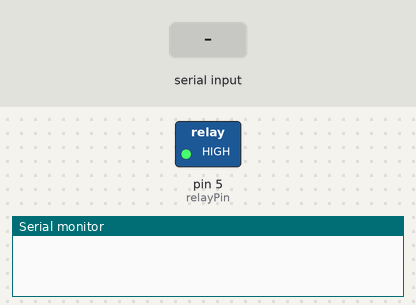
Bench run of a sketch on a simulated Arduino Uno, built with avr-gcc and run on an emulated ATmega328P. Parts: switched loads named in the sketch (green lamp = pin HIGH), the last lines printed to the serial monitor. Inputs (shaded band) come from the test bench.

Above: at 1.2 s.
1.3 s: "up\n" received over Serial
At 1.9 s:
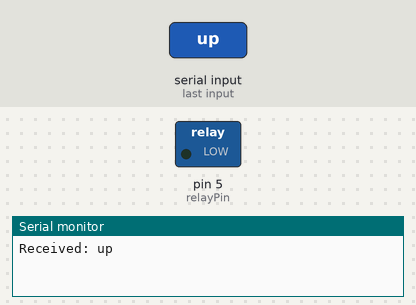
4.3 s: "1\n" received over Serial
Timing chart, 0 to 7.3 s (numbered marks = the images above; inputs shaded):
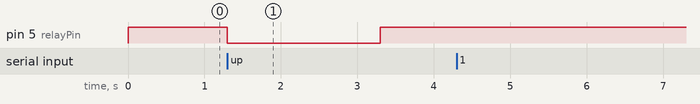

Measured:
- after the input at 1.3 s, pin 5 (relayPin): HIGH → LOW at once, → HIGH 2.0 s later

The sketch:

RelayCtrl.ino
```cpp
// Define the pin connected to the relay module
const int relayPin = 5; // Change this to match the pin you're using
volatile bool triggerRelay = false; // Flag to indicate if the relay should be triggered

void setup() {
  // Set the relay pin as an OUTPUT
  pinMode(relayPin, OUTPUT);
  digitalWrite(relayPin, HIGH);
  // Initialize serial communication
  Serial.begin(115200);

  // Attach an interrupt to trigger when serial data is available
  attachInterrupt(digitalPinToInterrupt(0), triggerInterrupt, CHANGE);
}

void loop() {
  // Check if there's serial data available
  if (Serial.available() > 0) {
    // Read serial input
    String input = Serial.readStringUntil('\n');

    // Print the received input to the serial monitor
    Serial.println("Received: " + input);

    // Check if input is "up"
    if (input == "up") {
      // Set the flag to trigger the relay
      triggerRelay = true;
    }
  }

  // Check if the flag is set to trigger the relay
  if (triggerRelay) {
    // Turn the relay on
    digitalWrite(relayPin, LOW);
    delay(2000);
    // Clear the flag
    triggerRelay = false;
    digitalWrite(relayPin, HIGH);
  }
}

void triggerInterrupt() {
  // This function is left empty because it's just a placeholder for the interrupt
}
```
